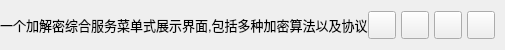
           <widget class="QFrame" name="contentTopBg">
            <property name="minimumSize">
             <size>
              <width>0</width>
              <height>50</height>
             </size>
            </property>
            <property name="maximumSize">
             <size>
              <width>16777215</width>
              <height>50</height>
             </size>
            </property>
            <property name="frameShape">
             <enum>QFrame::NoFrame</enum>
            </property>
            <property name="frameShadow">
             <enum>QFrame::Raised</enum>
            </property>
            <layout class="QHBoxLayout" name="horizontalLayout">
             <property name="spacing">
              <number>0</number>
             </property>
             <property name="leftMargin">
              <number>0</number>
             </property>
             <property name="topMargin">
              <number>0</number>
             </property>
             <property name="rightMargin">
              <number>10</number>
             </property>
             <property name="bottomMargin">
              <number>0</number>
             </property>
             <item>
              <widget class="QFrame" name="leftBox">
               <property name="sizePolicy">
                <sizepolicy hsizetype="Expanding" vsizetype="Preferred">
                 <horstretch>0</horstretch>
                 <verstretch>0</verstretch>
                </sizepolicy>
               </property>
               <property name="frameShape">
                <enum>QFrame::NoFrame</enum>
               </property>
               <property name="frameShadow">
                <enum>QFrame::Raised</enum>
               </property>
               <layout class="QHBoxLayout" name="horizontalLayout_3">
                <property name="spacing">
                 <number>0</number>
                </property>
                <property name="leftMargin">
                 <number>0</number>
                </property>
                <property name="topMargin">
                 <number>0</number>
                </property>
                <property name="rightMargin">
                 <number>0</number>
                </property>
                <property name="bottomMargin">
                 <number>0</number>
                </property>
                <item>
                 <widget class="QLabel" name="titleRightInfo">
                  <property name="sizePolicy">
                   <sizepolicy hsizetype="Preferred" vsizetype="Expanding">
                    <horstretch>0</horstretch>
                    <verstretch>0</verstretch>
                   </sizepolicy>
                  </property>
                  <property name="maximumSize">
                   <size>
                    <width>16777215</width>
                    <height>45</height>
                   </size>
                  </property>
                  <property name="font">
                   <font>
                    <pointsize>10</pointsize>
                    <italic>false</italic>
                    <bold>false</bold>
                   </font>
                  </property>
                  <property name="text">
                   <string>一个加解密综合服务菜单式展示界面,包括多种加密算法以及协议</string>
                  </property>
                  <property name="alignment">
                   <set>Qt::AlignLeading|Qt::AlignLeft|Qt::AlignVCenter</set>
                  </property>
                 </widget>
                </item>
               </layout>
              </widget>
             </item>
             <item alignment="Qt::AlignRight">
              <widget class="QFrame" name="rightButtons">
               <property name="minimumSize">
                <size>
                 <width>0</width>
                 <height>28</height>
                </size>
               </property>
               <property name="frameShape">
                <enum>QFrame::NoFrame</enum>
               </property>
               <property name="frameShadow">
                <enum>QFrame::Raised</enum>
               </property>
               <layout class="QHBoxLayout" name="horizontalLayout_2">
                <property name="spacing">
                 <number>5</number>
                </property>
                <property name="leftMargin">
                 <number>0</number>
                </property>
                <property name="topMargin">
                 <number>0</number>
                </property>
                <property name="rightMargin">
                 <number>0</number>
                </property>
                <property name="bottomMargin">
                 <number>0</number>
                </property>
                <item>
                 <widget class="QPushButton" name="settingsTopBtn">
                  <property name="minimumSize">
                   <size>
                    <width>28</width>
                    <height>28</height>
                   </size>
                  </property>
                  <property name="maximumSize">
                   <size>
                    <width>28</width>
                    <height>28</height>
                   </size>
                  </property>
                  <property name="cursor">
                   <cursorShape>PointingHandCursor</cursorShape>
                  </property>
                  <property name="toolTip">
                   <string>Settings</string>
                  </property>
                  <property name="text">
                   <string/>
                  </property>
                  <property name="icon">
                   <iconset resource="resources.qrc">
                    <normaloff>:/icons/images/icons/icon_settings.png</normaloff>:/icons/images/icons/icon_settings.png</iconset>
                  </property>
                  <property name="iconSize">
                   <size>
                    <width>20</width>
                    <height>20</height>
                   </size>
                  </property>
                 </widget>
                </item>
                <item>
                 <widget class="QPushButton" name="minimizeAppBtn">
                  <property name="minimumSize">
                   <size>
                    <width>28</width>
                    <height>28</height>
                   </size>
                  </property>
                  <property name="maximumSize">
                   <size>
                    <width>28</width>
                    <height>28</height>
                   </size>
                  </property>
                  <property name="cursor">
                   <cursorShape>PointingHandCursor</cursorShape>
                  </property>
                  <property name="toolTip">
                   <string>Minimize</string>
                  </property>
                  <property name="text">
                   <string/>
                  </property>
                  <property name="icon">
                   <iconset resource="resources.qrc">
                    <normaloff>:/icons/images/icons/icon_minimize.png</normaloff>:/icons/images/icons/icon_minimize.png</iconset>
                  </property>
                  <property name="iconSize">
                   <size>
                    <width>20</width>
                    <height>20</height>
                   </size>
                  </property>
                 </widget>
                </item>
                <item>
                 <widget class="QPushButton" name="maximizeRestoreAppBtn">
                  <property name="minimumSize">
                   <size>
                    <width>28</width>
                    <height>28</height>
                   </size>
                  </property>
                  <property name="maximumSize">
                   <size>
                    <width>28</width>
                    <height>28</height>
                   </size>
                  </property>
                  <property name="font">
                   <font>
                    <pointsize>10</pointsize>
                    <italic>false</italic>
                    <bold>false</bold>
                    <stylestrategy>PreferDefault</stylestrategy>
                   </font>
                  </property>
                  <property name="cursor">
                   <cursorShape>PointingHandCursor</cursorShape>
                  </property>
                  <property name="toolTip">
                   <string>Maximize</string>
                  </property>
                  <property name="text">
                   <string/>
                  </property>
                  <property name="icon">
                   <iconset resource="resources.qrc">
                    <normaloff>:/icons/images/icons/icon_maximize.png</normaloff>:/icons/images/icons/icon_maximize.png</iconset>
                  </property>
                  <property name="iconSize">
                   <size>
                    <width>20</width>
                    <height>20</height>
                   </size>
                  </property>
                 </widget>
                </item>
                <item>
                 <widget class="QPushButton" name="closeAppBtn">
                  <property name="minimumSize">
                   <size>
                    <width>28</width>
                    <height>28</height>
                   </size>
                  </property>
                  <property name="maximumSize">
                   <size>
                    <width>28</width>
                    <height>28</height>
                   </size>
                  </property>
                  <property name="cursor">
                   <cursorShape>PointingHandCursor</cursorShape>
                  </property>
                  <property name="toolTip">
                   <string>Close</string>
                  </property>
                  <property name="text">
                   <string/>
                  </property>
                  <property name="icon">
                   <iconset resource="resources.qrc">
                    <normaloff>:/icons/images/icons/icon_close.png</normaloff>:/icons/images/icons/icon_close.png</iconset>
                  </property>
                  <property name="iconSize">
                   <size>
                    <width>20</width>
                    <height>20</height>
                   </size>
                  </property>
                 </widget>
                </item>
               </layout>
              </widget>
             </item>
            </layout>
           </widget>
